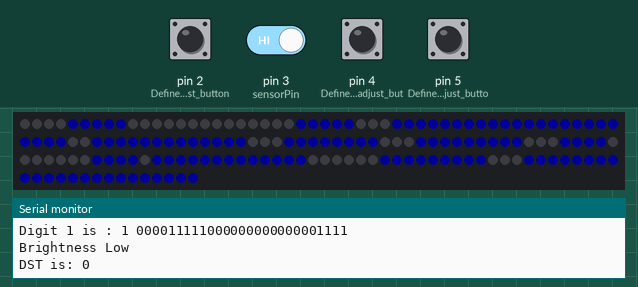
The sketch below on a simulated Arduino Uno, built with avr-gcc and run on an emulated ATmega328P. Parts: 165 RGB LEDs in strip order, left to right, continuing on the next row, the last lines printed to the serial monitor. The test bench sets the inputs (shaded band); at power-on: pin 2 (Define_DST_adjust_button), pin 3 (sensorPin), pin 4 (Define_Minutes_adjust_but), pin 5 (Define_Hours_adjust_butto) HIGH. Dim RGB values are drawn brighter than linear; colours are those a GRB WS2812 strip shows for the declared byte order; the local clock reads 2024-03-15 10:24:30 at power-on unless the sketch sets it.

Above: at 1.3 s.
1.4 s: pin 2 (Define_DST_adjust_button) pulled LOW for 0.4 s
4.8 s: pin 3 (sensorPin) driven LOW
At 6.7 s:
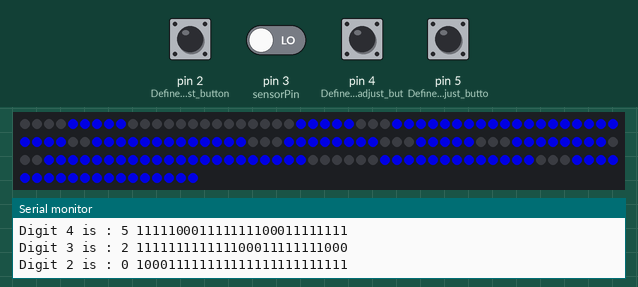
6.9 s: pin 4 (Define_Minutes_adjust_but) pulled LOW for 0.4 s
9.8 s: pin 5 (Define_Hours_adjust_butto) pulled LOW for 1 s
At 12.2 s:
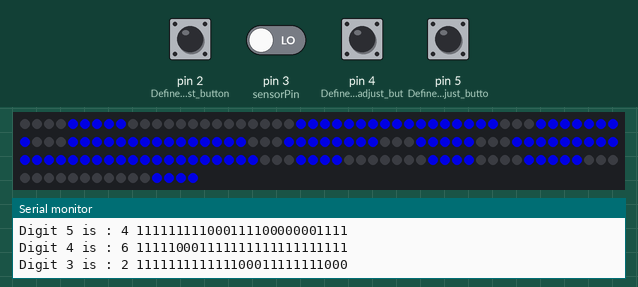
12.8 s: pin 4 (Define_Minutes_adjust_but) pulled LOW for 1 s
At 14.2 s:
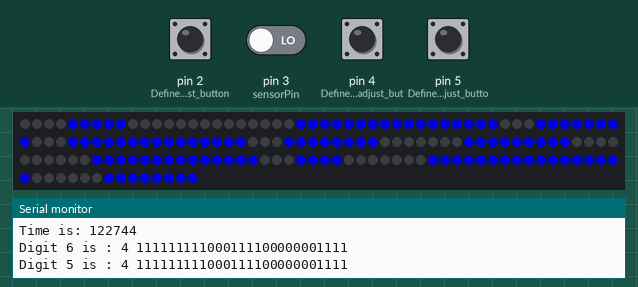
15.8 s: pin 2 (Define_DST_adjust_button) pulled LOW for 0.4 s
Timing chart, 0 to 18.8 s (numbered marks = the images above; inputs shaded):
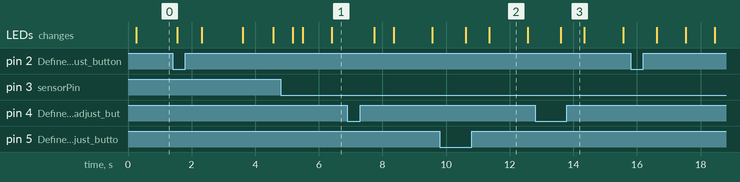

The sketch:

clock_001.ino
```cpp
// ArduinoIDE 1.8.5
#include <DS3232RTC.h> // DS3232RTC by Jack Christensen Version 1.1.1 Installed
#include <Time.h>
#include <Wire.h>
#include "FastLED.h" // FastLED by Daniel Garcia Version 3.1.6 Installed

//#define NUM_LEDS 29 // Number of LED controles (remember I have 3 leds / controler
#define NUM_LEDS 165
//#define COLOR_ORDER BRG  // Define color order for your strip
#define COLOR_ORDER RGB
#define DATA_PIN 6 // Data pin for led comunication

CRGB leds[NUM_LEDS]; // Define LEDs strip

byte digits[12][27] = {{1, 0, 0, 0, 1, 1, 1, 1, 1, 1, 1, 1, 1, 1, 1, 1, 1, 1, 1, 1, 1, 1, 1, 1, 1, 1, 1},  // Digit 0
                       {0, 0, 0, 0, 1, 1, 1, 1, 1, 0, 0, 0, 0, 0, 0, 0, 0, 0, 0, 0, 0, 0, 0, 1, 1, 1, 1},  // Digit 1
                       {1, 1, 1, 1, 1, 1, 1, 1, 1, 1, 1, 1, 1, 0, 0, 0, 1, 1, 1, 1, 1, 1, 1, 1, 0, 0, 0},  // Digit 2
                       {1, 1, 1, 1, 1, 1, 1, 1, 1, 1, 1, 1, 1, 0, 0, 0, 0, 0, 0, 1, 1, 1, 1, 1, 1, 1, 1},  // Digit 3
                       {1, 1, 1, 1, 1, 1, 1, 1, 1, 0, 0, 0, 1, 1, 1, 1, 0, 0, 0, 0, 0, 0, 0, 1, 1, 1, 1},  // Digit 4
                       {1, 1, 1, 1, 1, 0, 0, 0, 1, 1, 1, 1, 1, 1, 1, 1, 0, 0, 0, 1, 1, 1, 1, 1, 1, 1, 1},  // Digit 5
                       {1, 1, 1, 1, 1, 0, 0, 0, 1, 1, 1, 1, 1, 1, 1, 1, 1, 1, 1, 1, 1, 1, 1, 1, 1, 1, 1},  // Digit 6
                       {0, 0, 0, 0, 1, 1, 1, 1, 1, 1, 1, 1, 1, 0, 0, 0, 0, 0, 0, 0, 0, 0, 0, 1, 1, 1, 1},  // Digit 7
                       {1, 1, 1, 1, 1, 1, 1, 1, 1, 1, 1, 1, 1, 1, 1, 1, 1, 1, 1, 1, 1, 1, 1, 1, 1, 1, 1},  // Digit 8
                       {1, 1, 1, 1, 1, 1, 1, 1, 1, 1, 1, 1, 1, 1, 1, 1, 0, 0, 0, 1, 1, 1, 1, 1, 1, 1, 1},  // Digit 9 | 2D Array for numbers on 7 segment
                       {1, 1, 1, 1, 1, 1, 1, 1, 1, 1, 1, 1, 1, 1, 1, 1, 0, 0, 0, 0, 0, 0, 0, 0, 0, 0, 0},  // Digit *0
                       {0, 0, 0, 0, 0, 0, 0, 0, 1, 1, 1, 1, 1, 1, 1, 1, 1, 1, 1, 1, 1, 1, 1, 1, 0, 0, 0}}; // Digit C

bool Dot = true;         //Dot state
bool DST = false;        //DST state
int ledColor = 0x0000FF; // Color used (in hex)

void setup()
{
  Serial.begin(9600);
  Wire.begin();
  LEDS.addLeds<WS2812B, DATA_PIN, COLOR_ORDER>(leds, NUM_LEDS); // Set LED strip type
  LEDS.setBrightness(0);    // Set initial brightness
  pinMode(2, INPUT_PULLUP); // Define DST adjust button pin
  pinMode(4, INPUT_PULLUP); // Define Minutes adjust button pin
  pinMode(5, INPUT_PULLUP); // Define Hours adjust button pin
}

// Get time in a single number, if hours will be a single digit then time will be displayed 155 instead of 0155
unsigned long GetTime()
{
  tmElements_t Now;
  RTC.read(Now);
  //time_t Now = RTC.Now();// Getting the current Time and storing it into a DateTime object
  //int hour=Now.Hour;
  unsigned long hour = Now.Hour;
  //int minutes=Now.Minute;
  unsigned long minutes = Now.Minute;
  //int second =Now.Second;
  unsigned long second = Now.Second;

  if (second % 2 == 0)
  {
    Dot = false;
  }
  else
  {
    Dot = true;
  };
  return (hour * 10000 + minutes * 100 + second);
};

// Check Light sensor and set brightness accordingly
void BrightnessCheck()
{
  const byte sensorPin = 3;                 // light sensor pin
  const byte brightnessLow = 25;            // Low brightness value
  const byte brightnessHigh = 170;          // High brightness value
  int sensorValue = digitalRead(sensorPin); // Read sensor
  if (sensorValue == 0)
  {
    LEDS.setBrightness(brightnessHigh);
  }
  else
  {
    Serial.println("Brightness Low");
    LEDS.setBrightness(brightnessLow);
  }
};

// Convert time to array needet for display
void TimeToArray()
{
  unsigned long Now = GetTime();

  int cursor = 165; // last led number

  Serial.print("Time is: ");
  Serial.println(Now);

  if (DST)// if DST is true then add one hour
  {
    Now += 100;
  };
  if (Dot)
  {
    leds[54] = ledColor;
    leds[55] = ledColor;
    leds[110] = ledColor;
  }
  else
  {
    leds[54] = 0x000000;
    leds[55] = 0x000000;
  };


  for (int i = 1; i <= 6; i++)
  {
    int digit = Now % 10;
    //////////////////////////// 6 digit control:
    if (i == 1)
    {
      Serial.print("Digit 6 is : ");
      Serial.print(digit);
      Serial.print(" ");
      cursor = 138;
      for (int k = 0; k <= 26; k++)
      {
        Serial.print(digits[digit][k]);
        if (digits[digit][k] == 1)
        {
          leds[cursor] = ledColor;
        }
        else if (digits[digit][k] == 0)
        {
          leds[cursor] = 0x000000;
        };
        cursor++;
      };
      Serial.println();
    }

    //////////////////////////// 5 digit control:
    else if (i == 2)
    {
      Serial.print("Digit 5 is : ");
      Serial.print(digit);
      Serial.print(" ");
      //cursor =14;
      cursor = 111;
      //for(int k=0; k<=6;k++){
      for (int k = 0; k <= 26; k++)
      {
        Serial.print(digits[digit][k]);
        if (digits[digit][k] == 1)
        {
          leds[cursor] = ledColor;
        }
        else if (digits[digit][k] == 0)
        {
          leds[cursor] = 0x000000;
        };
        cursor++;
      };
      Serial.println();
    }

    //////////////////////////// 4 digit control:
    else if (i == 3)
    {
      Serial.print("Digit 4 is : ");
      Serial.print(digit);
      Serial.print(" ");
      //cursor =7;
      cursor = 83;
      //for(int k=0; k<=6;k++){
      for (int k = 0; k <= 26; k++)
      {
        Serial.print(digits[digit][k]);
        if (digits[digit][k] == 1)
        {
          leds[cursor] = ledColor;
        }
        else if (digits[digit][k] == 0)
        {
          leds[cursor] = 0x000000;
        };
        cursor++;
      };
      Serial.println();
    }

    //////////////////////////// 3 digit control:
    else if (i == 4)
    {
      Serial.print("Digit 3 is : ");
      Serial.print(digit);
      Serial.print(" ");
      cursor = 56;
      //for(int k=0; k<=6;k++){
      for (int k = 0; k <= 26; k++)
      {
        Serial.print(digits[digit][k]);
        if (digits[digit][k] == 1)
        {
          leds[cursor] = ledColor;
        }
        else if (digits[digit][k] == 0)
        {
          leds[cursor] = 0x000000;
        };
        cursor++;
      };
      Serial.println();
    }

    //////////////////////////// 2 digit control:
    else if (i == 5)
    {
      Serial.print("Digit 2 is : ");
      Serial.print(digit);
      Serial.print(" ");
      //cursor = 32;
      //cursor = 21;
      cursor = 27;
      //      for(int k=0; k<=27;k++){
      //      for(int k=0; k<=20;k++){
      for (int k = 0; k <= 26; k++)
      {
        Serial.print(digits[digit][k]);
        if (digits[digit][k] == 1)
        {
          leds[cursor] = ledColor;
        }
        else if (digits[digit][k] == 0)
        {
          leds[cursor] = 0x000000;
        };
        cursor++;
      };
      Serial.println();
    }

    //////////////////////////// 1 digit control:
    else if (i == 6)
    {
      Serial.print("Digit 1 is : ");
      Serial.print(digit);
      Serial.print(" ");
      //cursor = 4;
      //cursor = 3;
      cursor = 0;
      //      for(int k=0; k<=27;k++){
      //      for(int k=0; k<=20;k++){
      for (int k = 0; k <= 26; k++)
      {
        Serial.print(digits[digit][k]);
        if (digits[digit][k] == 1)
        {
          leds[cursor] = ledColor;
        }
        else if (digits[digit][k] == 0)
        {
          leds[cursor] = 0x000000;
        };
        cursor++;
      };
      Serial.println();
    }

    ////////////////////////////////////////////////////////////////

    Now /= 10;
  };
};

void DSTcheck()
{
  int buttonDST = digitalRead(2);
  Serial.print("DST is: ");
  Serial.println(DST);
  if (buttonDST == LOW)
  {
    if (DST)
    {
      DST = false;
      Serial.print("Switching DST to: ");
      Serial.println(DST);
    }
    else if (!DST)
    {
      DST = true;
      Serial.print("Switching DST to: ");
      Serial.println(DST);
    };
    delay(500);
  };
}

void TimeAdjust()
{
  int buttonH = digitalRead(5);
  int buttonM = digitalRead(4);
  if (buttonH == LOW || buttonM == LOW)
  {
    delay(500);
    tmElements_t Now;
    RTC.read(Now);
    int hour = Now.Hour;
    int minutes = Now.Minute;
    int second = Now.Second;
    if (buttonH == LOW)
    {
      if (Now.Hour == 23)
      {
        Now.Hour = 0;
      }
      else
      {
        Now.Hour += 1;
      };
    }
    else
    {
      if (Now.Minute == 59)
      {
        Now.Minute = 0;
      }
      else
      {
        Now.Minute += 1;
      };
    };
    RTC.write(Now);
  }
}

void loop() // Main loop
{
  BrightnessCheck(); // Check brightness
  DSTcheck();        // Check DST
  TimeAdjust();      // Check to se if time is geting modified
  TimeToArray();     // Get leds array with required configuration
  FastLED.show();    // Display leds array
}
```
